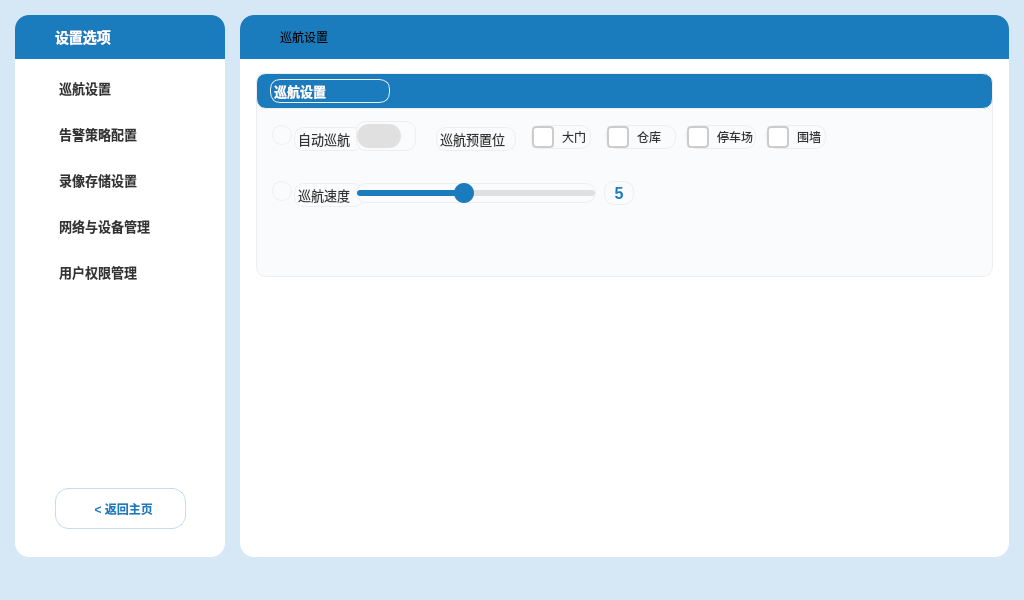
<?xml version="1.0" encoding="UTF-8"?>
<ui version="4.0">
 <class>setup</class>
 <widget class="QWidget" name="setup">
  <property name="geometry"><rect><x>0</x><y>0</y><width>1024</width><height>600</height></rect></property>
  <property name="windowTitle"><string>模式设置</string></property>
  <property name="styleSheet"><string notr="true">
QWidget#setup { background-color: #d6e8f5; border-radius: 16px; font-family: "Helvetica Neue","PingFang SC","Microsoft YaHei",sans-serif; }
QFrame#leftCard, QFrame#rightCard { background: #ffffff; border: none; border-radius: 14px; }
QWidget#leftTitleBar, QWidget#rightTitleBar { background-color: #1a7bbd; border-top-left-radius: 14px; border-top-right-radius: 14px; }
QLabel#leftTitleText { color: #ffffff; font-size: 14px; font-weight: 600; background: transparent; }
QPushButton#nav1, QPushButton#nav2, QPushButton#nav3, QPushButton#nav4, QPushButton#nav5 { background: transparent; border: none; text-align: left; font-size: 13px; font-weight: 500; color: #333333; padding-left: 44px; }
QPushButton#nav1:hover, QPushButton#nav2:hover, QPushButton#nav3:hover, QPushButton#nav4:hover, QPushButton#nav5:hover { background: #eef4fa; }
QCheckBox { spacing: 8px; font-size: 12px; color: #333333; }
QCheckBox::indicator { width: 18px; height: 18px; border-radius: 4px; border: 2px solid #cccccc; background: #ffffff; }
QCheckBox::indicator:checked { border: 2px solid #1a7bbd; background: #1a7bbd; image: url(:/images/icon_check.svg); }
QCheckBox#toggleCruise, QCheckBox#autoToggle { spacing: 10px; font-size: 13px; }
QCheckBox#toggleCruise::indicator, QCheckBox#autoToggle::indicator { width: 44px; height: 24px; border-radius: 12px; border: none; background: #e0e0e0; }
QCheckBox#toggleCruise::indicator:checked, QCheckBox#autoToggle::indicator:checked { background: #34c759; image: url(:/images/icon_toggle_on.svg); }
QSlider#speedSlider::groove:horizontal { height: 6px; border-radius: 3px; background: #e0e0e0; }
QSlider#speedSlider::handle:horizontal { width: 20px; height: 20px; margin: -7px 0; border-radius: 10px; background: #1a7bbd; border: none; }
QSlider#speedSlider::sub-page:horizontal { background: #1a7bbd; border-radius: 3px; }
QComboBox { background: #f5f5f7; border: 1px solid #e0e0e0; border-radius: 6px; padding: 6px 10px; font-size: 12px; color: #333333; min-width: 140px; }
QComboBox:hover { border-color: #1a7bbd; } QComboBox::drop-down { border: none; width: 20px; }
QComboBox QAbstractItemView { background: #ffffff; color: #333333; selection-background-color: #1a7bbd; selection-color: #ffffff; border: 1px solid #e0e0e0; outline: none; }
QTimeEdit { background: #f5f5f7; border: 1px solid #e0e0e0; border-radius: 6px; padding: 6px 10px; font-size: 12px; color: #333333; min-width: 90px; } QTimeEdit:hover { border-color: #1a7bbd; }
QLineEdit { background: #f5f5f7; border: 1px solid #e0e0e0; border-radius: 6px; padding: 6px 10px; font-size: 12px; color: #333333; } QLineEdit:hover { border-color: #1a7bbd; }
QPushButton#saveBt, QPushButton#saveBtRec { background: #1a7bbd; border: none; border-radius: 8px; color: #ffffff; font-size: 13px; padding: 10px 28px; }
QPushButton#saveBt:hover, QPushButton#saveBtRec:hover { background: #155d94; }
QPushButton#resetBt, QPushButton#resetBtRec { background: #ffffff; border: 1px solid #dddddd; border-radius: 8px; color: #888888; font-size: 13px; padding: 10px 20px; }
QPushButton#resetBt:hover, QPushButton#resetBtRec:hover { border-color: #bbbbbb; color: #555555; }
QPushButton#backBt { background: transparent; border: 1px solid rgba(26,123,189,0.25); border-radius: 14px; color: #1a7bbd; font-size: 12px; font-weight: 500; text-align: center; }
QPushButton#backBt:hover { background: rgba(26,123,189,0.06); border-color: rgba(26,123,189,0.5); }
QFrame#storageCard, QFrame#pathCard, QFrame#autoCard { background: #fafbfc; border: 1px solid #eeeeee; border-radius: 10px; }
QPushButton#browseBt { background: #f5f5f7; border: 1px solid #e0e0e0; border-radius: 6px; color: #333; font-size: 17px; }
QPushButton#browseBt:hover { background: #e8e8ea; border-color: #1a7bbd; }
QLabel#storageBarBg { background: #e8e8e8; border-radius: 7px; }
QLabel#videoSeg { background: #1a7bbd; border-top-left-radius: 7px; border-bottom-left-radius: 7px; }
QLabel#photoSeg { background: #34c759; }
QLabel#otherSeg { background: #ff9500; }
QLabel#freeSeg { background: #e0e0e0; border-top-right-radius: 7px; border-bottom-right-radius: 7px; }
QLabel#legendVideoDot, QLabel#legendPhotoDot, QLabel#legendOtherDot, QLabel#legendFreeDot { border-radius: 4px; min-width: 12px; max-width: 12px; min-height: 12px; max-height: 12px; }
QLabel#legendVideoDot { background: #1a7bbd; } QLabel#legendPhotoDot { background: #34c759; }
QLabel#legendOtherDot { background: #ff9500; } QLabel#legendFreeDot { background: #d0d0d0; }
  </string></property>
  <widget class="QFrame" name="leftCard">
   <property name="geometry"><rect><x>15</x><y>15</y><width>210</width><height>542</height></rect></property>
   <widget class="QWidget" name="leftTitleBar" native="true"><property name="geometry"><rect><x>0</x><y>0</y><width>210</width><height>44</height></rect></property>
    <widget class="QLabel" name="leftIcon"><property name="geometry"><rect><x>12</x><y>10</y><width>24</width><height>24</height></rect></property><property name="text"><string/></property><property name="pixmap"><pixmap resource="images.qrc">:/images/icon_settings.svg</pixmap></property><property name="scaledContents"><bool>true</bool></property></widget>
    <widget class="QLabel" name="leftTitleText"><property name="geometry"><rect><x>40</x><y>6</y><width>160</width><height>32</height></rect></property><property name="text"><string>设置选项</string></property></widget>
   </widget>
   <widget class="QPushButton" name="nav1"><property name="geometry"><rect><x>0</x><y>52</y><width>210</width><height>42</height></rect></property><property name="text"><string>巡航设置</string></property></widget>
   <widget class="QPushButton" name="nav2"><property name="geometry"><rect><x>0</x><y>98</y><width>210</width><height>42</height></rect></property><property name="text"><string>告警策略配置</string></property></widget>
   <widget class="QPushButton" name="nav3"><property name="geometry"><rect><x>0</x><y>144</y><width>210</width><height>42</height></rect></property><property name="text"><string>录像存储设置</string></property></widget>
   <widget class="QPushButton" name="nav4"><property name="geometry"><rect><x>0</x><y>190</y><width>210</width><height>42</height></rect></property><property name="text"><string>网络与设备管理</string></property></widget>
   <widget class="QPushButton" name="nav5"><property name="geometry"><rect><x>0</x><y>236</y><width>210</width><height>42</height></rect></property><property name="text"><string>用户权限管理</string></property></widget>
   <widget class="QPushButton" name="backBt"><property name="geometry"><rect><x>40</x><y>473</y><width>131</width><height>41</height></rect></property><property name="text"><string>  &lt; 返回主页</string></property></widget>
  </widget>
  <widget class="QFrame" name="rightCard">
   <property name="geometry"><rect><x>240</x><y>15</y><width>769</width><height>542</height></rect></property>
   <widget class="QWidget" name="rightTitleBar" native="true"><property name="geometry"><rect><x>0</x><y>0</y><width>769</width><height>44</height></rect></property>
    <widget class="QLabel" name="rightIcon"><property name="geometry"><rect><x>12</x><y>10</y><width>24</width><height>24</height></rect></property><property name="text"><string/></property><property name="pixmap"><pixmap resource="images.qrc">:/images/icon_settings.svg</pixmap></property><property name="scaledContents"><bool>true</bool></property></widget>
    <widget class="QLabel" name="rightTitleText"><property name="geometry"><rect><x>40</x><y>6</y><width>200</width><height>32</height></rect></property><property name="text"><string>巡航设置</string></property></widget>
   </widget>
   <widget class="QStackedWidget" name="contentStack">
    <property name="geometry"><rect><x>0</x><y>44</y><width>769</width><height>498</height></rect></property>
    <property name="currentIndex"><number>0</number></property>
    <!-- Page 0: 巡航设置 -->
    <widget class="QWidget" name="pageCruise">
     <widget class="QFrame" name="cruiseCard"><property name="geometry"><rect><x>16</x><y>14</y><width>737</width><height>204</height></rect></property><property name="styleSheet"><string notr="true">background: #fafbfc; border: 1px solid #eeeeee; border-radius: 10px;</string></property>
      <widget class="QWidget" name="cruiseTitleBar" native="true"><property name="geometry"><rect><x>0</x><y>0</y><width>737</width><height>36</height></rect></property><property name="styleSheet"><string notr="true">background-color: #1a7bbd; border-top-left-radius: 10px; border-top-right-radius: 10px;</string></property>
       <widget class="QLabel" name="cruiseTitle"><property name="geometry"><rect><x>14</x><y>6</y><width>120</width><height>24</height></rect></property><property name="styleSheet"><string notr="true">color: #ffffff; font-size: 13px; font-weight: 600; background: transparent;</string></property><property name="text"><string>巡航设置</string></property></widget></widget>
      <widget class="QLabel" name="cruiseIcon"><property name="geometry"><rect><x>16</x><y>52</y><width>20</width><height>20</height></rect></property><property name="text"><string/></property><property name="pixmap"><pixmap resource="images.qrc">:/images/icon_target.svg</pixmap></property><property name="scaledContents"><bool>true</bool></property></widget>
      <widget class="QLabel" name="cruiseLabel"><property name="geometry"><rect><x>38</x><y>54</y><width>70</width><height>24</height></rect></property><property name="styleSheet"><string notr="true">color: #333; font-size: 13px; background: transparent;</string></property><property name="text"><string>自动巡航</string></property></widget>
      <widget class="QCheckBox" name="toggleCruise"><property name="geometry"><rect><x>100</x><y>48</y><width>60</width><height>30</height></rect></property><property name="text"><string/></property></widget>
      <widget class="QLabel" name="presetLabel"><property name="geometry"><rect><x>180</x><y>54</y><width>80</width><height>24</height></rect></property><property name="styleSheet"><string notr="true">color: #333; font-size: 13px; background: transparent;</string></property><property name="text"><string>巡航预置位</string></property></widget>
      <widget class="QCheckBox" name="ckDoor"><property name="enabled"><bool>true</bool></property><property name="geometry"><rect><x>275</x><y>52</y><width>60</width><height>24</height></rect></property><property name="text"><string>大门</string></property></widget>
      <widget class="QCheckBox" name="ckWarehouse"><property name="enabled"><bool>true</bool></property><property name="geometry"><rect><x>350</x><y>52</y><width>70</width><height>24</height></rect></property><property name="text"><string>仓库</string></property></widget>
      <widget class="QCheckBox" name="ckParking"><property name="geometry"><rect><x>430</x><y>52</y><width>70</width><height>24</height></rect></property><property name="text"><string>停车场</string></property></widget>
      <widget class="QCheckBox" name="ckWall"><property name="geometry"><rect><x>510</x><y>52</y><width>60</width><height>24</height></rect></property><property name="text"><string>围墙</string></property></widget>
      <widget class="QLabel" name="speedIcon"><property name="geometry"><rect><x>16</x><y>108</y><width>20</width><height>20</height></rect></property><property name="text"><string/></property><property name="pixmap"><pixmap resource="images.qrc">:/images/icon_speed.svg</pixmap></property><property name="scaledContents"><bool>true</bool></property></widget>
      <widget class="QLabel" name="speedLabel"><property name="geometry"><rect><x>38</x><y>110</y><width>70</width><height>24</height></rect></property><property name="styleSheet"><string notr="true">color: #333; font-size: 13px; background: transparent;</string></property><property name="text"><string>巡航速度</string></property></widget>
      <widget class="QSlider" name="speedSlider"><property name="geometry"><rect><x>100</x><y>110</y><width>240</width><height>20</height></rect></property><property name="minimum"><number>1</number></property><property name="maximum"><number>10</number></property><property name="value"><number>5</number></property><property name="orientation"><enum>Qt::Horizontal</enum></property></widget>
      <widget class="QLabel" name="speedVal"><property name="geometry"><rect><x>348</x><y>108</y><width>30</width><height>24</height></rect></property><property name="styleSheet"><string notr="true">color: #1a7bbd; font-size: 16px; font-weight: bold; background: transparent;</string></property><property name="text"><string>5</string></property><property name="alignment"><set>Qt::AlignCenter</set></property></widget>
     </widget>
    </widget>
    <!-- Page 1: 告警策略配置 -->
    <widget class="QWidget" name="pageAlarm">
     <widget class="QFrame" name="alarmCard"><property name="geometry"><rect><x>16</x><y>14</y><width>737</width><height>270</height></rect></property><property name="styleSheet"><string notr="true">background: #fafbfc; border: 1px solid #eeeeee; border-radius: 10px;</string></property>
      <widget class="QWidget" name="alarmTitleBar" native="true"><property name="geometry"><rect><x>0</x><y>0</y><width>737</width><height>36</height></rect></property><property name="styleSheet"><string notr="true">background-color: #1a7bbd; border-top-left-radius: 10px; border-top-right-radius: 10px;</string></property>
       <widget class="QLabel" name="alarmTitle"><property name="geometry"><rect><x>14</x><y>6</y><width>160</width><height>24</height></rect></property><property name="styleSheet"><string notr="true">color: #ffffff; font-size: 13px; font-weight: 600; background: transparent;</string></property><property name="text"><string>告警策略配置</string></property></widget></widget>
      <widget class="QCheckBox" name="ckMotion"><property name="geometry"><rect><x>24</x><y>52</y><width>100</width><height>24</height></rect></property><property name="text"><string>移动侦测</string></property><property name="checked"><bool>true</bool></property></widget>
      <widget class="QCheckBox" name="ckCover"><property name="geometry"><rect><x>24</x><y>84</y><width>100</width><height>24</height></rect></property><property name="text"><string>画面遮挡</string></property><property name="checked"><bool>true</bool></property></widget>
      <widget class="QCheckBox" name="ckIntrude"><property name="geometry"><rect><x>260</x><y>52</y><width>100</width><height>24</height></rect></property><property name="text"><string>区域入侵</string></property><property name="checked"><bool>true</bool></property></widget>
      <widget class="QCheckBox" name="ckStorage"><property name="geometry"><rect><x>260</x><y>84</y><width>130</width><height>24</height></rect></property><property name="text"><string>存储空间不足</string></property><property name="checked"><bool>true</bool></property></widget>
      <widget class="QCheckBox" name="ckFace"><property name="geometry"><rect><x>500</x><y>52</y><width>120</width><height>24</height></rect></property><property name="text"><string>人脸识别异常</string></property><property name="checked"><bool>true</bool></property></widget>
      <widget class="QLabel" name="linkIcon"><property name="geometry"><rect><x>20</x><y>130</y><width>20</width><height>20</height></rect></property><property name="text"><string/></property><property name="pixmap"><pixmap resource="images.qrc">:/images/icon_bell.svg</pixmap></property><property name="scaledContents"><bool>true</bool></property></widget>
      <widget class="QLabel" name="linkLabel"><property name="geometry"><rect><x>42</x><y>132</y><width>80</width><height>24</height></rect></property><property name="styleSheet"><string notr="true">color: #333; font-size: 13px; background: transparent;</string></property><property name="text"><string>告警联动</string></property></widget>
      <widget class="QComboBox" name="linkCombo"><property name="geometry"><rect><x>120</x><y>128</y><width>162</width><height>30</height></rect></property>
       <item><property name="text"><string>弹窗 + 声音</string></property></item><item><property name="text"><string>仅弹窗</string></property></item><item><property name="text"><string>仅声音</string></property></item><item><property name="text"><string>不联动</string></property></item></widget>
      <widget class="QLabel" name="timeIcon"><property name="geometry"><rect><x>336</x><y>130</y><width>20</width><height>20</height></rect></property><property name="text"><string/></property><property name="pixmap"><pixmap resource="images.qrc">:/images/icon_clock.svg</pixmap></property><property name="scaledContents"><bool>true</bool></property></widget>
      <widget class="QLabel" name="timeLabel"><property name="geometry"><rect><x>358</x><y>132</y><width>100</width><height>24</height></rect></property><property name="styleSheet"><string notr="true">color: #333; font-size: 13px; background: transparent;</string></property><property name="text"><string>布防时间段</string></property></widget>
      <widget class="QTimeEdit" name="timeStart"><property name="geometry"><rect><x>450</x><y>126</y><width>112</width><height>30</height></rect></property><property name="displayFormat"><string>HH:mm</string></property><property name="time"><time><hour>0</hour><minute>0</minute><second>0</second></time></property></widget>
      <widget class="QLabel" name="toLabel"><property name="geometry"><rect><x>556</x><y>130</y><width>20</width><height>24</height></rect></property><property name="styleSheet"><string notr="true">color: #888; font-size: 12px; background: transparent;</string></property><property name="text"><string>至</string></property><property name="alignment"><set>Qt::AlignCenter</set></property></widget>
      <widget class="QTimeEdit" name="timeEnd"><property name="geometry"><rect><x>580</x><y>126</y><width>112</width><height>30</height></rect></property><property name="displayFormat"><string>HH:mm</string></property><property name="time"><time><hour>0</hour><minute>0</minute><second>0</second></time></property></widget>
     </widget>
     <widget class="QPushButton" name="resetBt"><property name="geometry"><rect><x>510</x><y>496</y><width>110</width><height>34</height></rect></property><property name="text"><string>  恢复默认</string></property><property name="icon"><iconset resource="images.qrc"><normaloff>:/images/icon_undo.svg</normaloff>:/images/icon_undo.svg</iconset></property><property name="iconSize"><size><width>16</width><height>16</height></size></property></widget>
     <widget class="QPushButton" name="saveBt"><property name="geometry"><rect><x>628</x><y>496</y><width>110</width><height>34</height></rect></property><property name="text"><string>  保存设置</string></property><property name="icon"><iconset resource="images.qrc"><normaloff>:/images/icon_save.svg</normaloff>:/images/icon_save.svg</iconset></property><property name="iconSize"><size><width>16</width><height>16</height></size></property></widget>
    </widget>
    <!-- Page 2: 录像存储设置 -->
    <widget class="QWidget" name="pageRecord">
     <!-- 存储容量卡片 -->
     <widget class="QFrame" name="storageCard">
      <property name="geometry"><rect><x>16</x><y>6</y><width>737</width><height>155</height></rect></property>
      <widget class="QWidget" name="storageTitleBar" native="true"><property name="geometry"><rect><x>0</x><y>0</y><width>737</width><height>36</height></rect></property><property name="styleSheet"><string notr="true">background-color: #1a7bbd; border-top-left-radius: 10px; border-top-right-radius: 10px;</string></property>
       <widget class="QLabel" name="storageTitle"><property name="geometry"><rect><x>14</x><y>6</y><width>160</width><height>24</height></rect></property><property name="styleSheet"><string notr="true">color: #ffffff; font-size: 13px; font-weight: 600; background: transparent;</string></property><property name="text"><string>存储容量概览</string></property></widget></widget>
      <widget class="QLabel" name="totalLabel"><property name="geometry"><rect><x>24</x><y>44</y><width>690</width><height>18</height></rect></property><property name="styleSheet"><string notr="true">color: #555; font-size: 11px; background: transparent;</string></property><property name="text"><string>总容量 --  |  已用 --  |  剩余 -- (0%)</string></property></widget>
      <widget class="QLabel" name="storageBarBg"><property name="geometry"><rect><x>24</x><y>66</y><width>690</width><height>14</height></rect></property><property name="text"><string/></property></widget>
      <widget class="QLabel" name="videoSeg"><property name="geometry"><rect><x>24</x><y>66</y><width>0</width><height>14</height></rect></property><property name="text"><string/></property></widget>
      <widget class="QLabel" name="photoSeg"><property name="geometry"><rect><x>24</x><y>66</y><width>0</width><height>14</height></rect></property><property name="text"><string/></property></widget>
      <widget class="QLabel" name="otherSeg"><property name="geometry"><rect><x>24</x><y>66</y><width>0</width><height>14</height></rect></property><property name="text"><string/></property></widget>
      <widget class="QLabel" name="freeSeg"><property name="geometry"><rect><x>24</x><y>66</y><width>690</width><height>14</height></rect></property><property name="text"><string/></property></widget>
      <widget class="QLabel" name="legendVideoDot"><property name="geometry"><rect><x>24</x><y>88</y><width>12</width><height>12</height></rect></property><property name="text"><string/></property></widget>
      <widget class="QLabel" name="legendVideo"><property name="geometry"><rect><x>40</x><y>86</y><width>150</width><height>18</height></rect></property><property name="styleSheet"><string notr="true">color: #555; font-size: 11px; background: transparent;</string></property><property name="text"><string>录像 --</string></property></widget>
      <widget class="QLabel" name="legendPhotoDot"><property name="geometry"><rect><x>200</x><y>88</y><width>12</width><height>12</height></rect></property><property name="text"><string/></property></widget>
      <widget class="QLabel" name="legendPhoto"><property name="geometry"><rect><x>216</x><y>86</y><width>130</width><height>18</height></rect></property><property name="styleSheet"><string notr="true">color: #555; font-size: 11px; background: transparent;</string></property><property name="text"><string>图片 --</string></property></widget>
      <widget class="QLabel" name="legendOtherDot"><property name="geometry"><rect><x>360</x><y>88</y><width>12</width><height>12</height></rect></property><property name="text"><string/></property></widget>
      <widget class="QLabel" name="legendOther"><property name="geometry"><rect><x>376</x><y>86</y><width>130</width><height>18</height></rect></property><property name="styleSheet"><string notr="true">color: #555; font-size: 11px; background: transparent;</string></property><property name="text"><string>其他 --</string></property></widget>
      <widget class="QLabel" name="legendFreeDot"><property name="geometry"><rect><x>520</x><y>88</y><width>12</width><height>12</height></rect></property><property name="text"><string/></property></widget>
      <widget class="QLabel" name="legendFree"><property name="geometry"><rect><x>536</x><y>86</y><width>170</width><height>18</height></rect></property><property name="styleSheet"><string notr="true">color: #555; font-size: 11px; background: transparent;</string></property><property name="text"><string>空闲 --</string></property></widget>
      <widget class="QLabel" name="estimateLabel"><property name="geometry"><rect><x>24</x><y>118</y><width>400</width><height>24</height></rect></property><property name="styleSheet"><string notr="true">color: #888; font-size: 12px; background: transparent;</string></property><property name="text"><string>预计还可存储约--天</string></property></widget>
     </widget>
     <!-- 存储路径卡片 -->
     <widget class="QFrame" name="pathCard">
      <property name="geometry"><rect><x>16</x><y>170</y><width>737</width><height>95</height></rect></property>
      <widget class="QWidget" name="pathTitleBar" native="true"><property name="geometry"><rect><x>0</x><y>0</y><width>737</width><height>36</height></rect></property><property name="styleSheet"><string notr="true">background-color: #1a7bbd; border-top-left-radius: 10px; border-top-right-radius: 10px;</string></property>
       <widget class="QLabel" name="pathTitle"><property name="geometry"><rect><x>14</x><y>6</y><width>160</width><height>24</height></rect></property><property name="styleSheet"><string notr="true">color: #ffffff; font-size: 13px; font-weight: 600; background: transparent;</string></property><property name="text"><string>存储路径</string></property></widget></widget>
      <widget class="QLabel" name="pathLabel"><property name="geometry"><rect><x>24</x><y>50</y><width>70</width><height>30</height></rect></property><property name="styleSheet"><string notr="true">color: #333; font-size: 13px; background: transparent;</string></property><property name="text"><string>存储路径</string></property></widget>
      <widget class="QLineEdit" name="pathInput"><property name="geometry"><rect><x>100</x><y>48</y><width>535</width><height>32</height></rect></property><property name="readOnly"><bool>true</bool></property></widget>
      <widget class="QPushButton" name="browseBt"><property name="geometry"><rect><x>645</x><y>46</y><width>64</width><height>34</height></rect></property><property name="text"><string>…</string></property></widget>
     </widget>
     <!-- 自动录像策略 -->
     <widget class="QFrame" name="autoCard">
      <property name="geometry"><rect><x>16</x><y>275</y><width>737</width><height>110</height></rect></property>
      <widget class="QWidget" name="autoTitleBar" native="true"><property name="geometry"><rect><x>0</x><y>0</y><width>737</width><height>36</height></rect></property><property name="styleSheet"><string notr="true">background-color: #1a7bbd; border-top-left-radius: 10px; border-top-right-radius: 10px;</string></property>
       <widget class="QLabel" name="autoTitle"><property name="geometry"><rect><x>14</x><y>6</y><width>200</width><height>24</height></rect></property><property name="styleSheet"><string notr="true">color: #ffffff; font-size: 13px; font-weight: 600; background: transparent;</string></property><property name="text"><string>自动录像与清理策略</string></property></widget></widget>
      <widget class="QLabel" name="autoLabel"><property name="geometry"><rect><x>24</x><y>52</y><width>70</width><height>24</height></rect></property><property name="styleSheet"><string notr="true">color: #333; font-size: 13px; background: transparent;</string></property><property name="text"><string>自动录像</string></property></widget>
      <widget class="QCheckBox" name="autoToggle"><property name="geometry"><rect><x>100</x><y>48</y><width>60</width><height>30</height></rect></property><property name="text"><string/></property></widget>
      <widget class="QLabel" name="retainLabel"><property name="geometry"><rect><x>210</x><y>52</y><width>100</width><height>24</height></rect></property><property name="styleSheet"><string notr="true">color: #333; font-size: 13px; background: transparent;</string></property><property name="text"><string>保留天数</string></property></widget>
      <widget class="QComboBox" name="retainCombo"><property name="geometry"><rect><x>300</x><y>48</y><width>120</width><height>30</height></rect></property>
       <item><property name="text"><string>7天</string></property></item><item><property name="text"><string>15天</string></property></item><item><property name="text"><string>30天</string></property></item><item><property name="text"><string>60天</string></property></item><item><property name="text"><string>90天</string></property></item></widget>
      <widget class="QLabel" name="policyLabel"><property name="geometry"><rect><x>450</x><y>52</y><width>90</width><height>24</height></rect></property><property name="styleSheet"><string notr="true">color: #333; font-size: 13px; background: transparent;</string></property><property name="text"><string>磁盘满策略</string></property></widget>
      <widget class="QComboBox" name="policyCombo"><property name="geometry"><rect><x>540</x><y>48</y><width>180</width><height>30</height></rect></property>
       <item><property name="text"><string>覆盖最早录像</string></property></item><item><property name="text"><string>停止录像</string></property></item></widget>
     </widget>
     <widget class="QPushButton" name="resetBtRec"><property name="geometry"><rect><x>477</x><y>440</y><width>130</width><height>34</height></rect></property><property name="text"><string>  恢复默认</string></property><property name="icon"><iconset resource="images.qrc"><normaloff>:/images/icon_undo.svg</normaloff>:/images/icon_undo.svg</iconset></property><property name="iconSize"><size><width>16</width><height>16</height></size></property></widget>
     <widget class="QPushButton" name="saveBtRec"><property name="geometry"><rect><x>617</x><y>440</y><width>130</width><height>34</height></rect></property><property name="text"><string>  保存设置</string></property><property name="icon"><iconset resource="images.qrc"><normaloff>:/images/icon_save.svg</normaloff>:/images/icon_save.svg</iconset></property><property name="iconSize"><size><width>16</width><height>16</height></size></property></widget>
    </widget>
    <!-- Page 3: 网络与设备管理 -->
    <widget class="QWidget" name="pageNetwork"><widget class="QLabel" name="netPlaceholder"><property name="geometry"><rect><x>30</x><y>200</y><width>709</width><height>60</height></rect></property><property name="styleSheet"><string notr="true">color: #999999; font-size: 14px; background: transparent;</string></property><property name="text"><string>网络与设备管理</string></property><property name="alignment"><set>Qt::AlignCenter</set></property></widget></widget>
    <!-- Page 4: 用户权限管理 -->
    <widget class="QWidget" name="pageUser"><widget class="QLabel" name="userPlaceholder"><property name="geometry"><rect><x>30</x><y>200</y><width>709</width><height>60</height></rect></property><property name="styleSheet"><string notr="true">color: #999999; font-size: 14px; background: transparent;</string></property><property name="text"><string>用户权限管理</string></property><property name="alignment"><set>Qt::AlignCenter</set></property></widget></widget>
   </widget>
  </widget>
 </widget>
 <layoutdefault spacing="6" margin="11"/>
 <resources><include location="images.qrc"/></resources>
 <connections/>
</ui>
